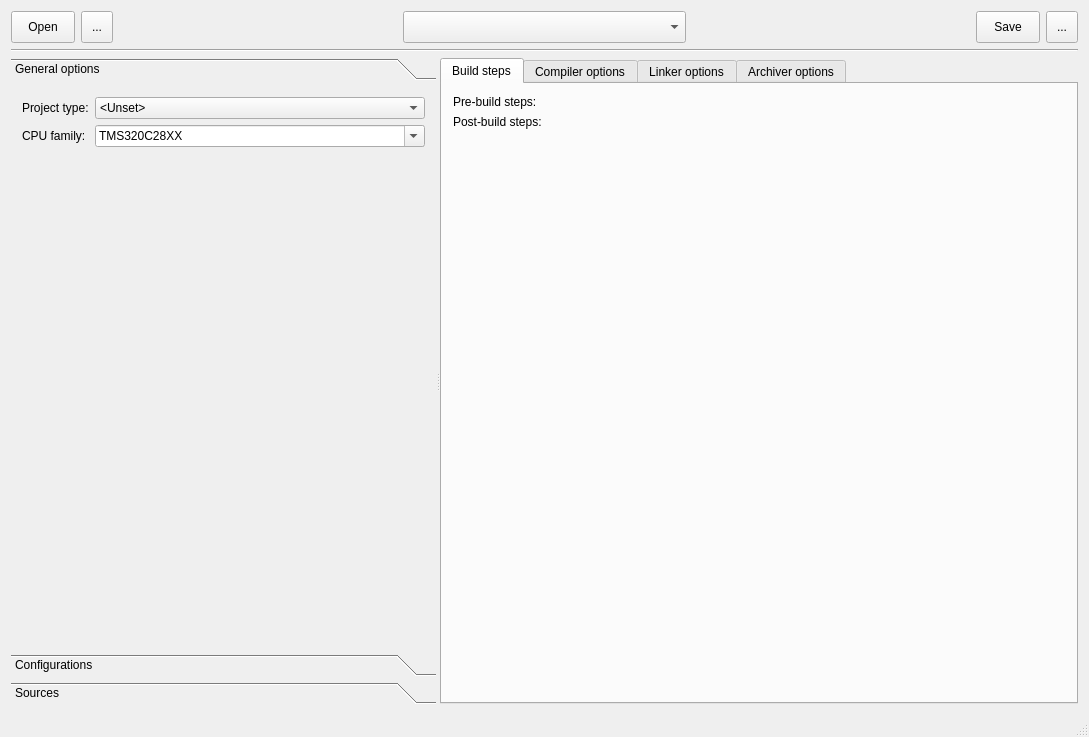
<?xml version="1.0" encoding="UTF-8"?>
<ui version="4.0">
 <class>MainWindow</class>
 <widget class="QMainWindow" name="MainWindow">
  <property name="geometry">
   <rect>
    <x>0</x>
    <y>0</y>
    <width>1089</width>
    <height>737</height>
   </rect>
  </property>
  <property name="windowTitle">
   <string>Project Editor</string>
  </property>
  <property name="windowIcon">
   <iconset theme="cpu">
    <normaloff>.</normaloff>.</iconset>
  </property>
  <widget class="QWidget" name="centralWidget">
   <layout class="QVBoxLayout" name="verticalLayout">
    <item>
     <layout class="QHBoxLayout" name="horizontalLayout_3">
      <item>
       <widget class="QToolButton" name="buttonProjectOpen">
        <property name="minimumSize">
         <size>
          <width>64</width>
          <height>32</height>
         </size>
        </property>
        <property name="text">
         <string>Open</string>
        </property>
       </widget>
      </item>
      <item>
       <widget class="QToolButton" name="buttonProjectNew">
        <property name="minimumSize">
         <size>
          <width>32</width>
          <height>32</height>
         </size>
        </property>
        <property name="text">
         <string>...</string>
        </property>
        <property name="icon">
         <iconset theme="document-new">
          <normaloff>.</normaloff>.</iconset>
        </property>
       </widget>
      </item>
      <item>
       <spacer name="horizontalSpacer_3">
        <property name="orientation">
         <enum>Qt::Horizontal</enum>
        </property>
        <property name="sizeHint" stdset="0">
         <size>
          <width>40</width>
          <height>20</height>
         </size>
        </property>
       </spacer>
      </item>
      <item>
       <widget class="QComboBox" name="boxProjects">
        <property name="sizePolicy">
         <sizepolicy hsizetype="Expanding" vsizetype="Fixed">
          <horstretch>0</horstretch>
          <verstretch>0</verstretch>
         </sizepolicy>
        </property>
        <property name="minimumSize">
         <size>
          <width>120</width>
          <height>32</height>
         </size>
        </property>
       </widget>
      </item>
      <item>
       <spacer name="horizontalSpacer_2">
        <property name="orientation">
         <enum>Qt::Horizontal</enum>
        </property>
        <property name="sizeHint" stdset="0">
         <size>
          <width>40</width>
          <height>20</height>
         </size>
        </property>
       </spacer>
      </item>
      <item>
       <widget class="QToolButton" name="buttonProjectSave">
        <property name="minimumSize">
         <size>
          <width>64</width>
          <height>32</height>
         </size>
        </property>
        <property name="text">
         <string>Save</string>
        </property>
       </widget>
      </item>
      <item>
       <widget class="QToolButton" name="buttonMenuExtra">
        <property name="minimumSize">
         <size>
          <width>32</width>
          <height>32</height>
         </size>
        </property>
        <property name="text">
         <string>...</string>
        </property>
       </widget>
      </item>
     </layout>
    </item>
    <item>
     <widget class="Line" name="line">
      <property name="orientation">
       <enum>Qt::Horizontal</enum>
      </property>
     </widget>
    </item>
    <item>
     <widget class="QSplitter" name="splitter">
      <property name="sizePolicy">
       <sizepolicy hsizetype="Expanding" vsizetype="Expanding">
        <horstretch>0</horstretch>
        <verstretch>0</verstretch>
       </sizepolicy>
      </property>
      <property name="orientation">
       <enum>Qt::Horizontal</enum>
      </property>
      <property name="childrenCollapsible">
       <bool>false</bool>
      </property>
      <widget class="QToolBox" name="tabProject">
       <property name="currentIndex">
        <number>0</number>
       </property>
       <widget class="QWidget" name="page">
        <property name="geometry">
         <rect>
          <x>0</x>
          <y>0</y>
          <width>428</width>
          <height>530</height>
         </rect>
        </property>
        <attribute name="label">
         <string>General options</string>
        </attribute>
        <layout class="QFormLayout" name="formLayout_6">
         <item row="0" column="0">
          <widget class="QLabel" name="label">
           <property name="text">
            <string>Project type:</string>
           </property>
          </widget>
         </item>
         <item row="0" column="1">
          <widget class="QComboBox" name="boxProjectType">
           <item>
            <property name="text">
             <string>&lt;Unset&gt;</string>
            </property>
           </item>
           <item>
            <property name="text">
             <string>Executable</string>
            </property>
           </item>
           <item>
            <property name="text">
             <string>Library</string>
            </property>
           </item>
          </widget>
         </item>
         <item row="1" column="0">
          <widget class="QLabel" name="label_2">
           <property name="text">
            <string>CPU family:</string>
           </property>
          </widget>
         </item>
         <item row="1" column="1">
          <widget class="QComboBox" name="editCpuFamily">
           <property name="editable">
            <bool>true</bool>
           </property>
           <property name="currentText">
            <string>TMS320C28XX</string>
           </property>
           <item>
            <property name="text">
             <string>TMS320C28XX</string>
            </property>
           </item>
           <item>
            <property name="text">
             <string>TMS320C54XX</string>
            </property>
           </item>
           <item>
            <property name="text">
             <string>TMS320C55XX</string>
            </property>
           </item>
           <item>
            <property name="text">
             <string>TMS320C62XX</string>
            </property>
           </item>
           <item>
            <property name="text">
             <string>TMS320C64XX</string>
            </property>
           </item>
           <item>
            <property name="text">
             <string>TMS320C67XX</string>
            </property>
           </item>
          </widget>
         </item>
        </layout>
       </widget>
       <widget class="QWidget" name="page_2">
        <property name="geometry">
         <rect>
          <x>0</x>
          <y>0</y>
          <width>428</width>
          <height>530</height>
         </rect>
        </property>
        <attribute name="label">
         <string>Configurations</string>
        </attribute>
        <layout class="QVBoxLayout" name="verticalLayout_3">
         <item>
          <widget class="QComboBox" name="boxConfigurations">
           <property name="sizePolicy">
            <sizepolicy hsizetype="Expanding" vsizetype="Fixed">
             <horstretch>0</horstretch>
             <verstretch>0</verstretch>
            </sizepolicy>
           </property>
           <property name="minimumSize">
            <size>
             <width>120</width>
             <height>32</height>
            </size>
           </property>
          </widget>
         </item>
         <item>
          <layout class="QHBoxLayout" name="horizontalLayout_4">
           <item>
            <widget class="QToolButton" name="buttonConfigurationAdd">
             <property name="minimumSize">
              <size>
               <width>32</width>
               <height>32</height>
              </size>
             </property>
             <property name="icon">
              <iconset theme="add">
               <normaloff>.</normaloff>.</iconset>
             </property>
            </widget>
           </item>
           <item>
            <widget class="QToolButton" name="buttonConfigurationCopy">
             <property name="minimumSize">
              <size>
               <width>32</width>
               <height>32</height>
              </size>
             </property>
             <property name="icon">
              <iconset theme="edit-copy">
               <normaloff>.</normaloff>.</iconset>
             </property>
            </widget>
           </item>
           <item>
            <widget class="QToolButton" name="buttonConfigurationRename">
             <property name="minimumSize">
              <size>
               <width>32</width>
               <height>32</height>
              </size>
             </property>
             <property name="icon">
              <iconset theme="edit-rename">
               <normaloff>.</normaloff>.</iconset>
             </property>
            </widget>
           </item>
           <item>
            <widget class="QToolButton" name="buttonConfigurationRemove">
             <property name="minimumSize">
              <size>
               <width>32</width>
               <height>32</height>
              </size>
             </property>
             <property name="icon">
              <iconset theme="remove">
               <normaloff>.</normaloff>.</iconset>
             </property>
            </widget>
           </item>
           <item>
            <spacer name="horizontalSpacer_4">
             <property name="orientation">
              <enum>Qt::Horizontal</enum>
             </property>
             <property name="sizeHint" stdset="0">
              <size>
               <width>40</width>
               <height>20</height>
              </size>
             </property>
            </spacer>
           </item>
          </layout>
         </item>
         <item>
          <spacer name="verticalSpacer">
           <property name="orientation">
            <enum>Qt::Vertical</enum>
           </property>
           <property name="sizeHint" stdset="0">
            <size>
             <width>20</width>
             <height>40</height>
            </size>
           </property>
          </spacer>
         </item>
        </layout>
       </widget>
       <widget class="QWidget" name="page_3">
        <property name="geometry">
         <rect>
          <x>0</x>
          <y>0</y>
          <width>428</width>
          <height>530</height>
         </rect>
        </property>
        <attribute name="label">
         <string>Sources</string>
        </attribute>
        <layout class="QVBoxLayout" name="verticalLayout_4">
         <item>
          <widget class="QTreeWidget" name="treeSources">
           <property name="headerHidden">
            <bool>true</bool>
           </property>
           <column>
            <property name="text">
             <string notr="true">1</string>
            </property>
           </column>
          </widget>
         </item>
         <item>
          <layout class="QHBoxLayout" name="horizontalLayout_2">
           <item>
            <widget class="QToolButton" name="buttonAddSource">
             <property name="minimumSize">
              <size>
               <width>32</width>
               <height>32</height>
              </size>
             </property>
             <property name="text">
              <string>+</string>
             </property>
             <property name="icon">
              <iconset theme="add">
               <normaloff>.</normaloff>.</iconset>
             </property>
            </widget>
           </item>
           <item>
            <widget class="QToolButton" name="buttonRemoveSource">
             <property name="minimumSize">
              <size>
               <width>32</width>
               <height>32</height>
              </size>
             </property>
             <property name="text">
              <string>-</string>
             </property>
             <property name="icon">
              <iconset theme="remove">
               <normaloff>.</normaloff>.</iconset>
             </property>
            </widget>
           </item>
           <item>
            <spacer name="horizontalSpacer">
             <property name="orientation">
              <enum>Qt::Horizontal</enum>
             </property>
             <property name="sizeHint" stdset="0">
              <size>
               <width>40</width>
               <height>20</height>
              </size>
             </property>
            </spacer>
           </item>
          </layout>
         </item>
        </layout>
       </widget>
      </widget>
      <widget class="QTabWidget" name="tabProjectSettings">
       <property name="currentIndex">
        <number>0</number>
       </property>
       <widget class="QWidget" name="tab_2">
        <attribute name="title">
         <string>Build steps</string>
        </attribute>
        <layout class="QFormLayout" name="formLayout_3">
         <item row="0" column="0">
          <widget class="QLabel" name="label_6">
           <property name="text">
            <string>Pre-build steps:</string>
           </property>
          </widget>
         </item>
         <item row="1" column="0">
          <widget class="QLabel" name="label_7">
           <property name="text">
            <string>Post-build steps:</string>
           </property>
          </widget>
         </item>
         <item row="0" column="1">
          <widget class="BuildStepsList" name="widgetPreBuildSteps" native="true"/>
         </item>
         <item row="1" column="1">
          <widget class="BuildStepsList" name="widgetPostBuildSteps" native="true"/>
         </item>
        </layout>
       </widget>
       <widget class="QWidget" name="tab_3">
        <attribute name="title">
         <string>Compiler options</string>
        </attribute>
        <layout class="QFormLayout" name="formLayout_4">
         <item row="0" column="0">
          <widget class="QLabel" name="label_3">
           <property name="text">
            <string>Include paths:</string>
           </property>
          </widget>
         </item>
         <item row="1" column="0">
          <widget class="QLabel" name="label_4">
           <property name="text">
            <string>Defines:</string>
           </property>
          </widget>
         </item>
         <item row="2" column="0">
          <widget class="QLabel" name="label_5">
           <property name="text">
            <string>Undefines:</string>
           </property>
          </widget>
         </item>
         <item row="4" column="0">
          <widget class="QCheckBox" name="checkFullSymbolicDebug">
           <property name="toolTip">
            <string>Full symbolic debug</string>
           </property>
           <property name="text">
            <string>Full symbolic debug</string>
           </property>
          </widget>
         </item>
         <item row="5" column="0">
          <widget class="QCheckBox" name="checkDataAccessModel">
           <property name="text">
            <string>Data access model:</string>
           </property>
          </widget>
         </item>
         <item row="5" column="1">
          <widget class="QComboBox" name="editCompilerDataAccessModel">
           <property name="editable">
            <bool>true</bool>
           </property>
           <item>
            <property name="text">
             <string>far</string>
            </property>
           </item>
           <item>
            <property name="text">
             <string>far_aggregates</string>
            </property>
           </item>
           <item>
            <property name="text">
             <string>near</string>
            </property>
           </item>
          </widget>
         </item>
         <item row="6" column="0">
          <widget class="QCheckBox" name="checkMh">
           <property name="toolTip">
            <string>Specify speculative load byte count threshold</string>
           </property>
           <property name="text">
            <string>mh:</string>
           </property>
          </widget>
         </item>
         <item row="6" column="1">
          <widget class="QSpinBox" name="editMh"/>
         </item>
         <item row="7" column="0">
          <widget class="QCheckBox" name="checkMi">
           <property name="toolTip">
            <string>Specify maximum cycles that interrupts may be disabled</string>
           </property>
           <property name="text">
            <string>mi:</string>
           </property>
          </widget>
         </item>
         <item row="7" column="1">
          <widget class="QSpinBox" name="editMi"/>
         </item>
         <item row="8" column="0">
          <widget class="QCheckBox" name="checkMv">
           <property name="toolTip">
            <string>Target processor version</string>
           </property>
           <property name="text">
            <string>mv</string>
           </property>
          </widget>
         </item>
         <item row="8" column="1">
          <widget class="QComboBox" name="editMv">
           <property name="editable">
            <bool>true</bool>
           </property>
           <item>
            <property name="text">
             <string>6200</string>
            </property>
           </item>
           <item>
            <property name="text">
             <string>6400</string>
            </property>
           </item>
           <item>
            <property name="text">
             <string>6400+</string>
            </property>
           </item>
          </widget>
         </item>
         <item row="10" column="0">
          <widget class="QLabel" name="label_8">
           <property name="text">
            <string>Other options:</string>
           </property>
          </widget>
         </item>
         <item row="0" column="1">
          <widget class="ListEditor" name="editCompilerIncludePaths">
           <property name="placeholderText">
            <string>Include paths</string>
           </property>
          </widget>
         </item>
         <item row="1" column="1">
          <widget class="ListEditor" name="editCompilerDefines">
           <property name="placeholderText">
            <string>Defined names</string>
           </property>
          </widget>
         </item>
         <item row="2" column="1">
          <widget class="ListEditor" name="editCompilerUndefines">
           <property name="placeholderText">
            <string>Undefined names</string>
           </property>
          </widget>
         </item>
         <item row="10" column="1">
          <widget class="ListEditor" name="editCompilerOtherOptions">
           <property name="placeholderText">
            <string>Other compiler options</string>
           </property>
          </widget>
         </item>
        </layout>
       </widget>
       <widget class="QWidget" name="tab_4">
        <attribute name="title">
         <string>Linker options</string>
        </attribute>
        <layout class="QFormLayout" name="formLayout_2">
         <item row="0" column="0">
          <widget class="QCheckBox" name="checkLinkerAbsoluteExecutable">
           <property name="toolTip">
            <string>Produce an absolute, executable object file</string>
           </property>
           <property name="text">
            <string>Absolute executable</string>
           </property>
          </widget>
         </item>
         <item row="1" column="0">
          <widget class="QCheckBox" name="checkLinkerRomAutoinitModel">
           <property name="toolTip">
            <string>Link using ROM autoinitialization model</string>
           </property>
           <property name="text">
            <string>ROM autoinit model</string>
           </property>
          </widget>
         </item>
         <item row="2" column="0">
          <widget class="QCheckBox" name="checkLinkerUnspecifiedSectionsWarning">
           <property name="toolTip">
            <string>Warn if an unspecified output section is created</string>
           </property>
           <property name="text">
            <string>Unspecified section warning</string>
           </property>
          </widget>
         </item>
         <item row="3" column="0">
          <widget class="QCheckBox" name="checkLinkerRereadLibraries">
           <property name="toolTip">
            <string>Reread libraries; resolve backward references</string>
           </property>
           <property name="text">
            <string>Reread libraries</string>
           </property>
          </widget>
         </item>
         <item row="4" column="0">
          <widget class="QLabel" name="label_9">
           <property name="text">
            <string>Other options:</string>
           </property>
          </widget>
         </item>
         <item row="4" column="1">
          <widget class="ListEditor" name="editLinkerOtherOptions">
           <property name="placeholderText">
            <string>Other linker options</string>
           </property>
          </widget>
         </item>
        </layout>
       </widget>
       <widget class="QWidget" name="tab_5">
        <attribute name="title">
         <string>Archiver options</string>
        </attribute>
        <layout class="QFormLayout" name="formLayout_5">
         <item row="0" column="0">
          <widget class="QLabel" name="label_10">
           <property name="text">
            <string>Other options:</string>
           </property>
          </widget>
         </item>
         <item row="0" column="1">
          <widget class="ListEditor" name="editArchiverOtherOptions">
           <property name="placeholderText">
            <string>Other archiver options</string>
           </property>
          </widget>
         </item>
        </layout>
       </widget>
      </widget>
     </widget>
    </item>
   </layout>
  </widget>
  <widget class="QStatusBar" name="statusBar"/>
  <widget class="QMenuBar" name="menuBar">
   <property name="geometry">
    <rect>
     <x>0</x>
     <y>0</y>
     <width>1089</width>
     <height>25</height>
    </rect>
   </property>
  </widget>
  <action name="action_open">
   <property name="icon">
    <iconset theme="document-open">
     <normaloff>.</normaloff>.</iconset>
   </property>
   <property name="text">
    <string>Open</string>
   </property>
   <property name="toolTip">
    <string>Open an existing project</string>
   </property>
   <property name="shortcut">
    <string>Ctrl+O</string>
   </property>
  </action>
  <action name="action_new">
   <property name="icon">
    <iconset theme="document-new">
     <normaloff>.</normaloff>.</iconset>
   </property>
   <property name="text">
    <string>New</string>
   </property>
   <property name="shortcut">
    <string>Ctrl+N</string>
   </property>
  </action>
  <action name="action_save">
   <property name="icon">
    <iconset theme="document-save">
     <normaloff>.</normaloff>.</iconset>
   </property>
   <property name="text">
    <string>Save</string>
   </property>
   <property name="shortcut">
    <string>Ctrl+S</string>
   </property>
  </action>
  <action name="action_save_as">
   <property name="icon">
    <iconset theme="document-save-as">
     <normaloff>.</normaloff>.</iconset>
   </property>
   <property name="text">
    <string>Save as...</string>
   </property>
   <property name="toolTip">
    <string>Save as...</string>
   </property>
   <property name="shortcut">
    <string>Ctrl+Shift+S</string>
   </property>
  </action>
  <action name="action_exit">
   <property name="icon">
    <iconset theme="exit">
     <normaloff>.</normaloff>.</iconset>
   </property>
   <property name="text">
    <string>Exit</string>
   </property>
   <property name="shortcut">
    <string>Ctrl+Q</string>
   </property>
  </action>
 </widget>
 <layoutdefault spacing="6" margin="11"/>
 <customwidgets>
  <customwidget>
   <class>ListEditor</class>
   <extends>QLineEdit</extends>
   <header>listeditor.h</header>
  </customwidget>
  <customwidget>
   <class>BuildStepsList</class>
   <extends>QWidget</extends>
   <header>buildstepslist.h</header>
   <container>1</container>
  </customwidget>
 </customwidgets>
 <resources/>
 <connections/>
</ui>
